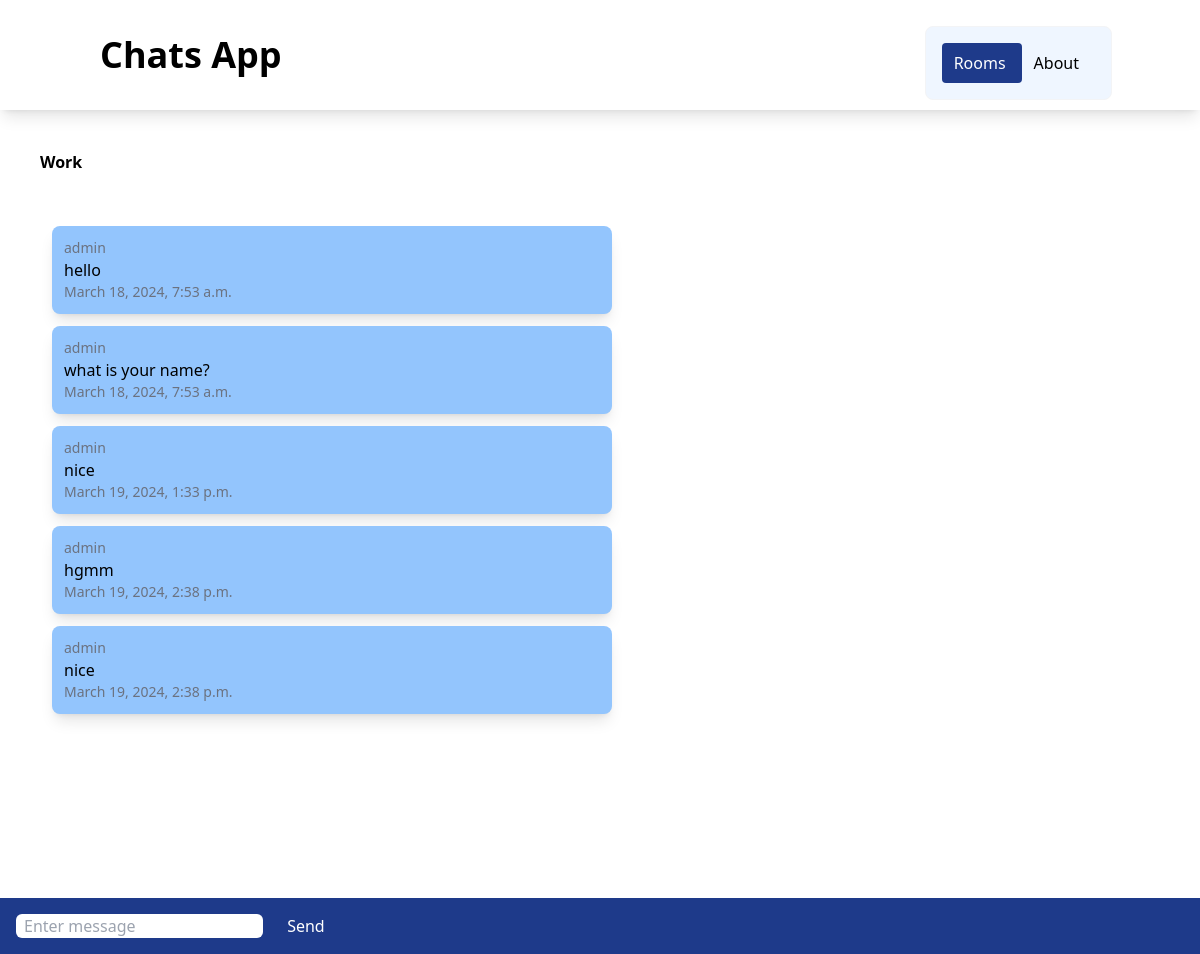
Page /rooms/work on the committed database.
### chatapp/models.py (models this page shows, shortened)
class ChatRoom(models.Model):
    name = models.CharField(max_length=100)
    slug = models.SlugField(unique=True, blank=True)

class ChatMessage(models.Model):
    user = models.ForeignKey(User, on_delete=models.CASCADE)
    room = models.ForeignKey(ChatRoom, on_delete=models.CASCADE)
    message_content = models.TextField()
    date = models.DateTimeField(auto_now=True)
    class Meta:
        ordering = ('date', )

### chatapp/views.py (the view)
# urls.py: path("<slug:slug>", views.chatroom, name="chatroom"),
def chatroom(request, slug):
    chatroom = ChatRoom.objects.get(slug=slug)
    messages = ChatMessage.objects.filter(room=chatroom)[0:30]
    context = {
        'chatroom': chatroom,
        'messages': messages
    }
    return render(request, "chatapp/room.html", context)

### chatapp/templates/chatapp/room.html (shortened to what this page needs)
{% extends 'chatapp/base.html' %}
{% block body %}
<div class="m-10 font-bold">
{{ chatroom.name }}
</div>
<div class="message-container m-10 overflow-auto h-[700px]" id="message-container">
<div id="chat-messages">
    {% for message in messages %}
    <div class="message shadow-lg p-3 m-3 rounded-lg w-1/2 bg-blue-300">
        <div class="text-sm text-gray-500">
            {{ message.user.username }}
        </div>
            {{ message.message_content }}
        <div class="text-sm text-gray-500">
            {{ message.date}}
        </div>
    </div>
    {% endfor %}
</div>
</div>
<div class="form-container fixed inset-x-0 bottom-0 bg-blue-900 p-4">
<form method="post">
    <input class="rounded-md px-2" id="message-input" type="text" name="message" placeholder="Enter message">
    <button class="text-white ml-5" id="send-button" type="submit">Send</button>
</form>
</div>
{% endblock %}

### rows in the picture
ChatRoom: name "Work"
ChatMessage: user.username "admin", message_content "hello", date "March 18, 2024, 7:53 a.m."
ChatMessage: user.username "admin", message_content "what is your name?", date "March 18, 2024, 7:53 a.m."
ChatMessage: user.username "admin", message_content "nice", date "March 19, 2024, 1:33 p.m."
ChatMessage: user.username "admin", message_content "hgmm", date "March 19, 2024, 2:38 p.m."
ChatMessage: user.username "admin", message_content "nice", date "March 19, 2024, 2:38 p.m."
